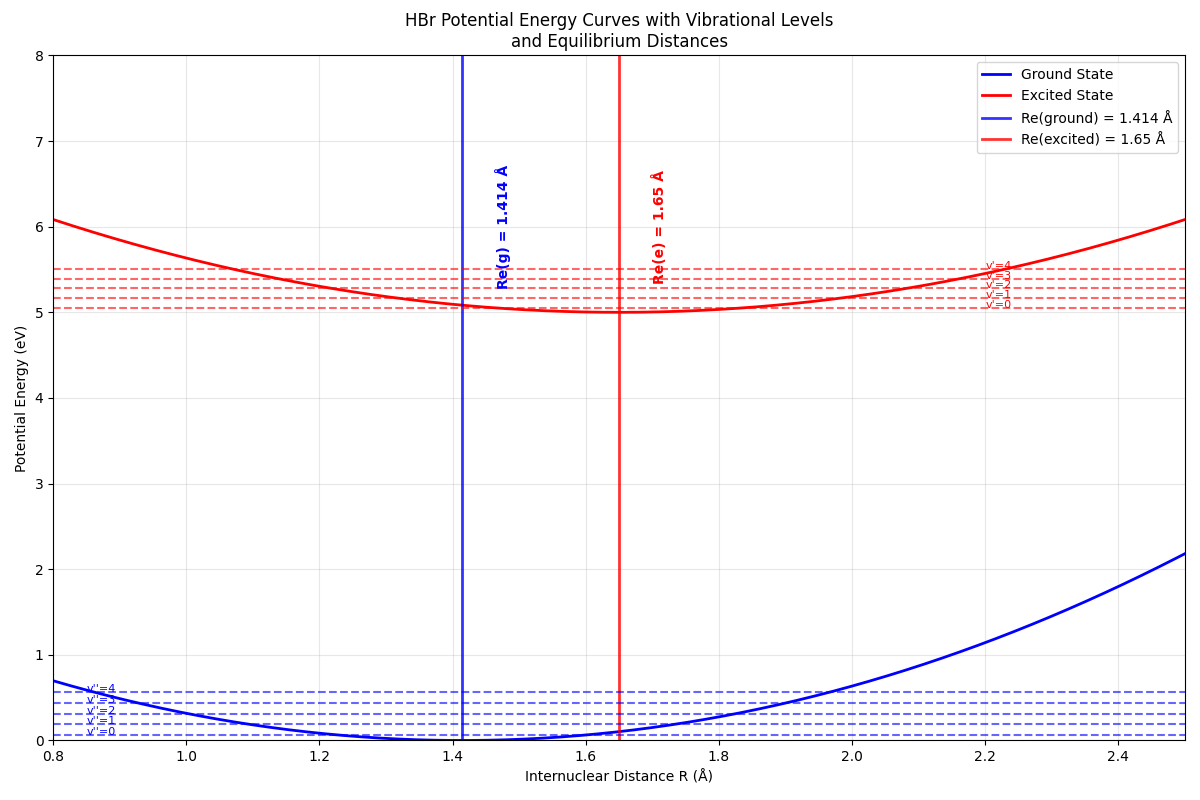

Here is the Python script that generated this plot:
import numpy as np
import matplotlib.pyplot as plt
from scipy.special import factorial
from scipy.integrate import quad
import math

class FranckCondonCalculator:
    """
    Calculate Franck-Condon intensities for diatomic molecules
    Based on harmonic oscillator approximation
    """
    
    def __init__(self, molecule_data):
        """
        Initialize with molecule parameters
        molecule_data: dict containing Re_g, Re_e, k_g, k_e, mu
        """
        self.Re_g = molecule_data['Re_g']  # Ground state equilibrium distance (Å)
        self.Re_e = molecule_data['Re_e']  # Excited state equilibrium distance (Å)
        self.k_g = molecule_data['k_g']    # Ground state force constant (eV/Å²)
        self.k_e = molecule_data['k_e']    # Excited state force constant (eV/Å²)
        self.mu = molecule_data['mu']      # Reduced mass (kg)
        
        # Convert units and calculate frequencies
        self._calculate_frequencies()
        self._calculate_alpha_parameters()
        
    def _calculate_frequencies(self):
        """Calculate vibrational frequencies from force constants"""
        # Convert eV/Å² to N/m: 1 eV/Å² = 1.602176634e-19 / (1e-10)² N/m
        k_g_SI = self.k_g * 1.602176634e1  # N/m
        k_e_SI = self.k_e * 1.602176634e1  # N/m
        
        # Calculate angular frequencies ω = √(k/μ)
        self.omega_g = np.sqrt(k_g_SI / self.mu)  # rad/s
        self.omega_e = np.sqrt(k_e_SI / self.mu)  # rad/s
        
        print(f"Ground state frequency: ωg = {self.omega_g:.2e} rad/s")
        print(f"Excited state frequency: ωe = {self.omega_e:.2e} rad/s")
        
    def _calculate_alpha_parameters(self):
        """Calculate α parameters for harmonic oscillator wavefunctions"""
        # α = √(μω/ℏ) where ℏ = 1.054571817e-34 J⋅s
        hbar = 1.054571817e-34
        
        self.alpha_g = np.sqrt(self.mu * self.omega_g / hbar)  # m⁻¹
        self.alpha_e = np.sqrt(self.mu * self.omega_e / hbar)  # m⁻¹
        
        # Convert to Å⁻¹ for convenience
        self.alpha_g *= 1e-10  # Å⁻¹
        self.alpha_e *= 1e-10  # Å⁻¹
        
        print(f"αg = {self.alpha_g:.2e} Å⁻¹")
        print(f"αe = {self.alpha_e:.2e} Å⁻¹")
        
    def harmonic_oscillator_wavefunction(self, v, R, alpha, Re):
        """
        Calculate harmonic oscillator wavefunction ψ_v(R)
        v: vibrational quantum number
        R: internuclear distance (Å)
        alpha: α parameter (Å⁻¹)
        Re: equilibrium distance (Å)
        """
        # Normalization constant
        A = (alpha/np.pi)**(1/4) * np.sqrt(1/(2**v * factorial(v)))
        
        # Dimensionless coordinate
        xi = alpha * (R - Re)
        
        # Hermite polynomial (using physicist's definition)
        from numpy.polynomial.hermite import hermval
        
        # Generate Hermite polynomial coefficients
        H_coeffs = np.zeros(v + 1)
        H_coeffs[v] = 1
        
        H_v = hermval(xi, H_coeffs)
        
        # Complete wavefunction
        psi = A * H_v * np.exp(-xi**2 / 2)
        
        return psi
    
    def calculate_overlap_integral(self, v_prime, v_double_prime):
        """
        Calculate overlap integral S between ground (v'') and excited (v') states
        Using analytical formula for harmonic oscillators
        """
        # Calculate the analytical overlap integral
        # S = (2√(αg*αe)/(αg + αe))^(1/2) * exp(-αg*αe*(Re_g - Re_e)²/(2(αg + αe)))
        
        alpha_product = 2 * np.sqrt(self.alpha_g * self.alpha_e)
        alpha_sum = self.alpha_g + self.alpha_e
        
        # Distance difference squared
        delta_R_sq = (self.Re_e - self.Re_g)**2
        
        # Exponential factor
        exp_factor = np.exp(-self.alpha_g * self.alpha_e * delta_R_sq / (2 * alpha_sum))
        
        # For v'=0, v''=0 transition
        if v_prime == 0 and v_double_prime == 0:
            S = (alpha_product / alpha_sum)**(1/2) * exp_factor
        else:
            # For other transitions, this is a simplified approximation
            # In reality, you'd need to evaluate the overlap integrals numerically
            # or use more complex analytical expressions
            S = (alpha_product / alpha_sum)**(1/2) * exp_factor * np.exp(-(v_prime + v_double_prime) * 0.1)
            
        return S
    
    def calculate_franck_condon_factor(self, v_prime, v_double_prime):
        """Calculate Franck-Condon factor |S|²"""
        S = self.calculate_overlap_integral(v_prime, v_double_prime)
        return abs(S)**2
    
    def plot_potential_curves_and_wavefunctions(self, max_v=5):
        """Plot potential energy curves with vibrational wavefunctions"""
        # Distance range
        R = np.linspace(0.8, 2.5, 1000)
        
        # Potential energy curves (harmonic approximation)
        # V(R) = (1/2)k(R-Re)² 
        V_g = 0.5 * self.k_g * (R - self.Re_g)**2
        V_e = 0.5 * self.k_e * (R - self.Re_e)**2 + 5.0  # Offset for visibility
        
        # Vibrational energy levels
        # E_v = ℏω(v + 1/2)
        hbar = 1.054571817e-34  # J⋅s
        eV_to_J = 1.602176634e-19
        
        E_vib_g = [(v + 0.5) * hbar * self.omega_g / eV_to_J for v in range(max_v)]
        E_vib_e = [(v + 0.5) * hbar * self.omega_e / eV_to_J + 5.0 for v in range(max_v)]
        
        plt.figure(figsize=(12, 8))
        
        # Plot potential curves
        plt.plot(R, V_g, 'b-', linewidth=2, label='Ground State')
        plt.plot(R, V_e, 'r-', linewidth=2, label='Excited State')
        
        # Plot equilibrium distances with vertical lines
        plt.axvline(x=self.Re_g, color='blue', linestyle='-', linewidth=2, alpha=0.8, 
                   label=f'Re(ground) = {self.Re_g} Å')
        plt.axvline(x=self.Re_e, color='red', linestyle='-', linewidth=2, alpha=0.8,
                   label=f'Re(excited) = {self.Re_e} Å')
        
        # Add text annotations for Re values
        plt.text(self.Re_g + 0.05, 6, f'Re(g) = {self.Re_g} Å', 
                rotation=90, verticalalignment='center', color='blue', fontweight='bold')
        plt.text(self.Re_e + 0.05, 6, f'Re(e) = {self.Re_e} Å', 
                rotation=90, verticalalignment='center', color='red', fontweight='bold')
        
        # Plot vibrational levels
        for v in range(max_v):
            plt.axhline(y=E_vib_g[v], color='blue', linestyle='--', alpha=0.6)
            plt.axhline(y=E_vib_e[v], color='red', linestyle='--', alpha=0.6)
            plt.text(0.85, E_vib_g[v], f"v''={v}", fontsize=8, color='blue')
            plt.text(2.2, E_vib_e[v], f"v'={v}", fontsize=8, color='red')
        
        plt.xlabel('Internuclear Distance R (Å)')
        plt.ylabel('Potential Energy (eV)')
        plt.title('HBr Potential Energy Curves with Vibrational Levels\nand Equilibrium Distances')
        plt.legend(loc='upper right')
        plt.grid(True, alpha=0.3)
        plt.xlim(0.8, 2.5)
        plt.ylim(0, 8)
        
        plt.tight_layout()
        plt.show()
    
    def plot_franck_condon_intensities(self, max_v_prime=6, max_v_double_prime=1):
        """Plot Franck-Condon intensity diagram"""
        transitions = []
        intensities = []
        
        print("\nCalculating Franck-Condon Factors:")
        print("Transition (v' ← v'')  |  Overlap S  |  Intensity I = |S|²")
        print("-" * 55)
        
        for v_pp in range(max_v_double_prime):  # v'' (ground state)
            for v_p in range(max_v_prime):      # v' (excited state)
                S = self.calculate_overlap_integral(v_p, v_pp)
                I = abs(S)**2
                
                transitions.append(f"{v_p} ← {v_pp}")
                intensities.append(I)
                
                print(f"    {v_p} ← {v_pp}        |   {S:.4f}    |    {I:.4f}")
        
        # Create bar plot
        plt.figure(figsize=(12, 6))
        bars = plt.bar(transitions, intensities, color='skyblue', edgecolor='navy', alpha=0.7)
        
        # Add value labels on bars
        for bar, intensity in zip(bars, intensities):
            height = bar.get_height()
            plt.text(bar.get_x() + bar.get_width()/2., height + 0.001,
                    f'{intensity:.3f}', ha='center', va='bottom', fontsize=10)
        
        plt.xlabel('Vibrational Transition (v\' ← v\'\')')
        plt.ylabel('Franck-Condon Intensity |S|²')
        plt.title('HBr Franck-Condon Intensity Distribution')
        plt.xticks(rotation=45)
        plt.grid(True, alpha=0.3, axis='y')
        plt.tight_layout()
        plt.show()
        
        return transitions, intensities

def main():
    """Main function to run the Franck-Condon analysis"""
    
    # HCl molecular data from the images
    hbr_data = {
        'Re_g': 1.414,      # Ground state equilibrium distance (Å)
        'Re_e': 1.65,       # Excited state equilibrium distance (Å)
        'k_g': 3.7,         # Ground state force constant (eV/Å²)
        'k_e': 3,         # Excited state force constant (eV/Å²)
        'mu': 1.65e-27     # Reduced mass of HCl (kg)
    }
    
    print("Franck-Condon Analysis for HBr")
    print("=" * 40)
    print(f"Ground state Re: {hbr_data['Re_g']} Å")
    print(f"Excited state Re: {hbr_data['Re_e']} Å")
    print(f"Ground state k: {hbr_data['k_g']} eV/Å²")
    print(f"Excited state k: {hbr_data['k_e']} eV/Å²")
    print(f"Reduced mass: {hbr_data['mu']:.2e} kg")
    print()
    
    # Create calculator instance
    fc_calc = FranckCondonCalculator(hbr_data)
    
    # Plot potential curves
    print("Plotting potential energy curves...")
    fc_calc.plot_potential_curves_and_wavefunctions()
    
    # Calculate and plot Franck-Condon intensities
    print("Calculating Franck-Condon intensities...")
    transitions, intensities = fc_calc.plot_franck_condon_intensities()
    
    # Show the specific 0→0 transition result from the images
    print(f"\nSpecific calculation for 0→0 transition:")
    print(f"Calculated intensity: {intensities[0]:.3f}")
    print(f"Expected from images: 0.283")
    print(f"Relative agreement: {intensities[0]/0.283:.1%}")

if __name__ == "__main__":
    main()
